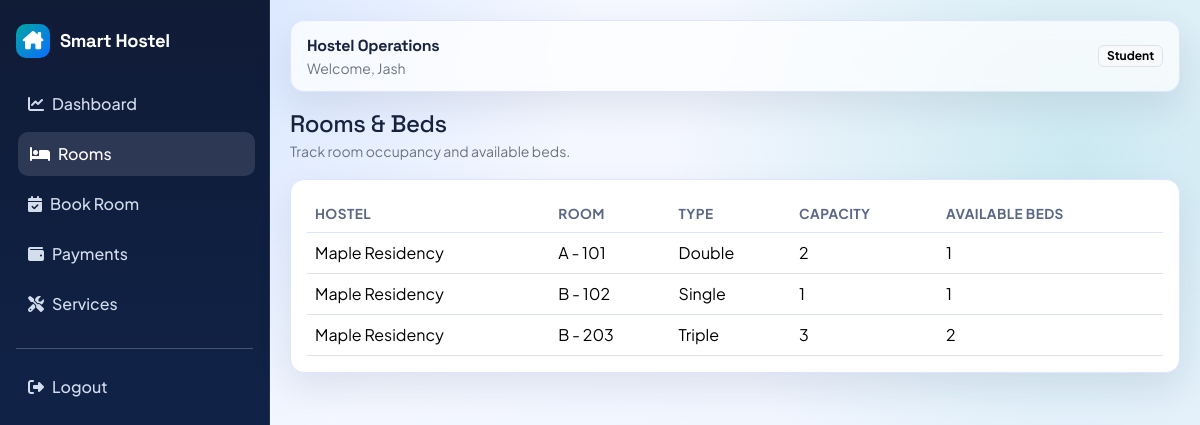
Page /rooms (signed in) on the earlier database version.
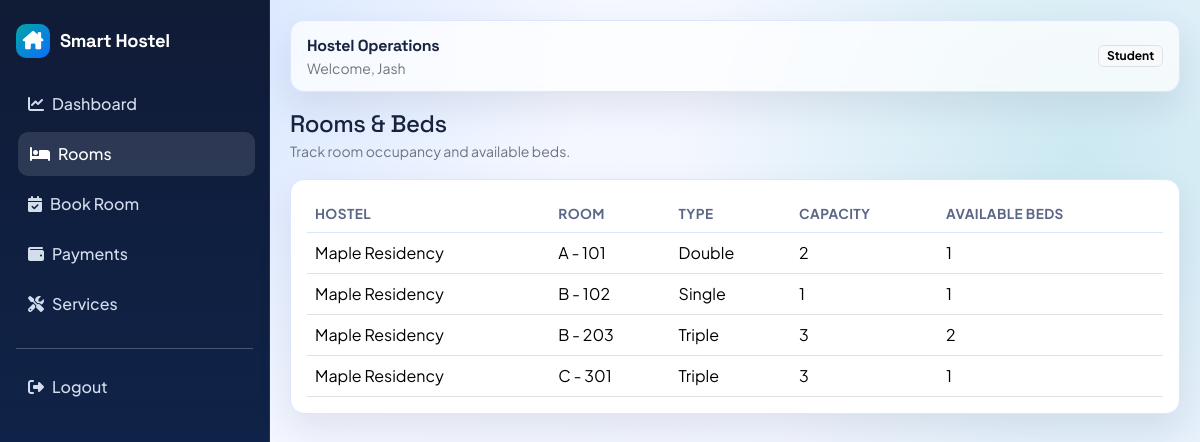
Same page on the later database version.
### hostel/models.py (models this page shows, shortened)
class Room(models.Model):
	TYPE_SINGLE = "single"
	TYPE_DOUBLE = "double"
	TYPE_TRIPLE = "triple"
	TYPE_DORM = "dorm"
	ROOM_TYPE_CHOICES = [
		(TYPE_SINGLE, "Single"),
		(TYPE_DOUBLE, "Double"),
		(TYPE_TRIPLE, "Triple"),
		(TYPE_DORM, "Dorm"),
	]
	hostel = models.ForeignKey(Hostel, on_delete=models.CASCADE, related_name="rooms")
	room_number = models.CharField(max_length=30)
	room_type = models.CharField(max_length=20, choices=ROOM_TYPE_CHOICES)
	capacity = models.PositiveIntegerField()
	available_beds = models.IntegerField(default=0)
	class Meta:
		ordering = ["room_number"]
		unique_together = ("hostel", "room_number")

class Hostel(models.Model):
	name = models.CharField(max_length=120)
	location = models.CharField(max_length=255)
	created_at = models.DateTimeField(auto_now_add=True)
	class Meta:
		ordering = ["name"]

### hostel/views.py (the view)
# urls.py: path("rooms", room_list_view, name="rooms"),
@login_required
def room_list_view(request):
	rooms = Room.objects.select_related("hostel")
	return render(request, "hostel/rooms.html", {"rooms": rooms})

### templates/hostel/rooms.html (shortened to what this page needs)
{% extends "base.html" %}
{% block content %}
<div class="d-flex justify-content-between align-items-center mb-3">
    <div>
        <h4 class="mb-0">Rooms & Beds</h4>
        <small class="text-secondary">Track room occupancy and available beds.</small>
    </div>
</div>
<div class="card card-soft">
    <div class="card-body">
        <div class="table-responsive">
            <table class="table align-middle mb-0">
                <thead>
                <tr>
                    <th>Hostel</th>
                    <th>Room</th>
                    <th>Type</th>
                    <th>Capacity</th>
                    <th>Available Beds</th>
                </tr>
                </thead>
                <tbody>
                {% for room in rooms %}
                <tr>
                    <td>{{ room.hostel.name }}</td>
                    <td>{{ room.room_number }}</td>
                    <td>{{ room.get_room_type_display }}</td>
                    <td>{{ room.capacity }}</td>
                    <td>{{ room.available_beds }}</td>
                </tr>
                {% empty %}
                <tr><td colspan="5" class="text-center text-secondary py-4">No rooms found.</td></tr>
                {% endfor %}
                </tbody>
            </table>
        </div>
    </div>
</div>
{% endblock %}

Differences in the rows shown:
added Room: hostel.name "Maple Residency", room_number "C - 301", room_type "Triple", capacity "3", available_beds "1"
